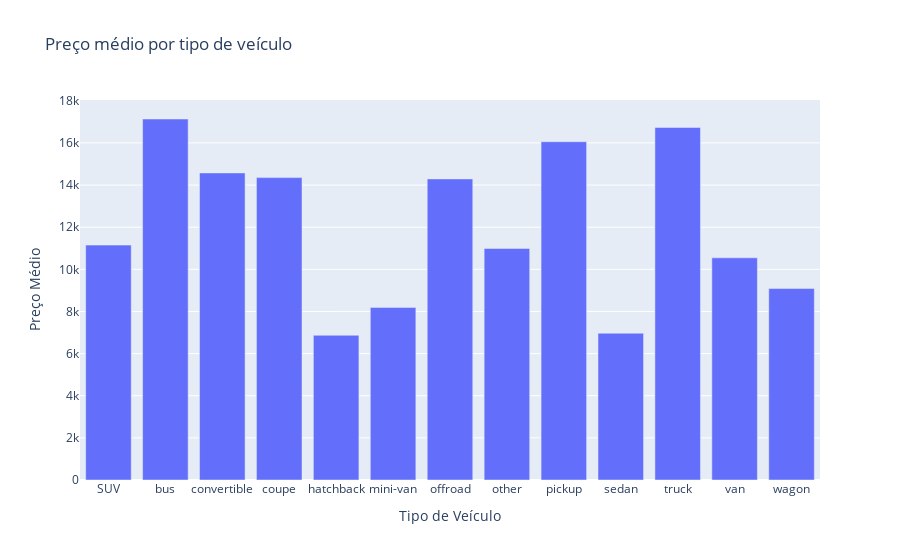

The cell this chart's notebook holds for it:
### Code cell
df_mean_type = df.groupby('type')['price'].mean().reset_index(name='mean_price')
fig = px.bar(df_mean_type, x='type',
             y='mean_price',
             title='Preço médio por tipo de veículo',
             labels={'type': 'Tipo de Veículo', 'mean_price': 'Preço Médio'})   
fig.show()

### Figure 1 — Plotly figure (JSON) as saved in the notebook; plotly's stock layout.template omitted (floating-point values rounded to 4 significant figures)
{"data": [{"hovertemplate": "Tipo de Veículo=%{x}<br>Preço Médio=%{y}<extra></extra>", "legendgroup": "", "marker": {"color": "#636efa", "pattern": {"shape": ""}}, "name": "", "orientation": "v", "showlegend": false, "textposition": "auto", "type": "bar", "x": ["SUV", "bus", "convertible", "coupe", "hatchback", "mini-van", "offroad", "other", "pickup", "sedan", "truck", "van", "wagon"], "xaxis": "x", "y": [11150.0, 17140.0, 14580.0, 14350.0, 6869.0, 8193.0, 14290.0, 10990.0, 16060.0, 6965.0, 16730.0, 10550.0, 9088.0], "yaxis": "y"}], "layout": {"barmode": "relative", "legend": {"tracegroupgap": 0}, "title": {"text": "Preço médio por tipo de veículo"}, "xaxis": {"anchor": "y", "domain": [0, 1], "title": {"text": "Tipo de Veículo"}}, "yaxis": {"anchor": "x", "domain": [0, 1], "title": {"text": "Preço Médio"}}}}
